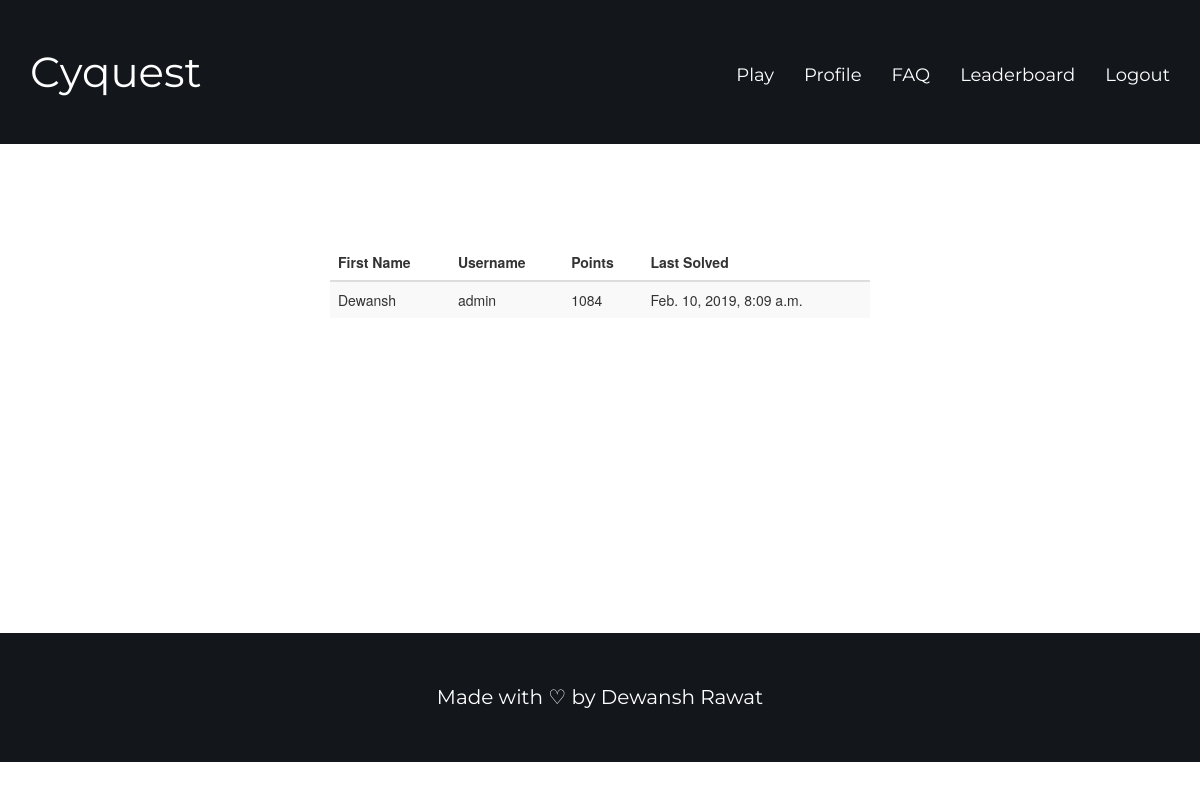
Page /leaderboard/ (signed in) on the committed database.
### quiz/models.py (models this page shows, shortened)
class stud(models.Model):
	name = models.CharField(max_length=32)
	username = models.CharField(max_length=32)
	points = models.PositiveIntegerField(default=0)
	lql = models.PositiveIntegerField(default=1)
	time = models.DateTimeField(default=timezone.now)

### quiz/views.py (the view)
# urls.py: path('leaderboard/', quiz_view.leaderboard, name='leaderboard'),
def leaderboard(request):
	stud_list = stud.objects.all().order_by('-points')
	return render(request, 'quiz/leaderboard.html', {'list': stud_list})

### quiz/templates/quiz/leaderboard.html
{% extends 'quest/base.html' %}
{% load crispy_forms_tags %}
{% block content %}
	<div class="content-section">
		{% if list %}
			<table class="table table-striped">
				<thead>
					<tr>
						<th>First Name</th>
						<th>Username</th>
						<th>Points</th>
						<th>Last Solved</th>
					</tr>
				</thead>
				<tbody>
					{% for i in list %}
						<tr>
							<td>{{ i.name }}</td>
							<td>{{ i.username }}</td>
							<td>{{ i.points }}</td>
							<td>{{ i.time }}</td>
						</tr>
					{% endfor %}
				</tbody>
			</table>
		{% else %}
		<h2>It's Pretty Blank here</h2>
		{% endif %}
	</div>
{% endblock %}

### rows in the picture
stud: name "Dewansh", username "admin", points "1084", time "Feb. 10, 2019, 8:09 a.m."
